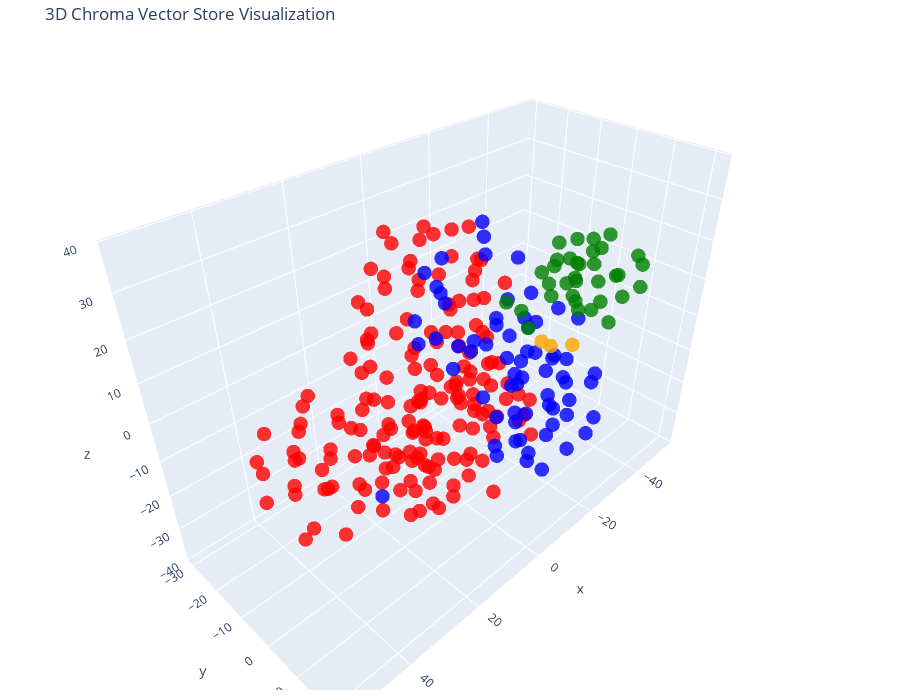

The cell this chart's notebook holds for it:
### Code cell
tsne = TSNE(n_components=3, random_state=42)
reduced_vectors = tsne.fit_transform(vectors)

# Create the 3D scatter plot
fig = go.Figure(data=[go.Scatter3d(
    x=reduced_vectors[:, 0],
    y=reduced_vectors[:, 1],
    z=reduced_vectors[:, 2],
    mode='markers',
    marker=dict(size=5, color=colors, opacity=0.8),
    text=[f"Type: {t}<br>Text: {d[:100]}..." for t, d in zip(doc_types, documents)],
    hoverinfo='text'
)])

fig.update_layout(
    title='3D Chroma Vector Store Visualization',
    scene=dict(xaxis_title='x', yaxis_title='y', zaxis_title='z'),
    width=900,
    height=700,
    margin=dict(r=10, b=10, l=10, t=40)
)

fig.show()

### Figure 1 — Plotly figure (JSON) as saved in the notebook; plotly's stock layout.template omitted (floating-point values rounded to 4 significant figures; data arrays with more than 128 entries replaced by an {"elided": "..."} marker saying what was removed)
{"data": [{"hoverinfo": "text", "marker": {"color": {"elided": "272 str values"}, "opacity": 0.8, "size": 5}, "mode": "markers", "text": {"elided": "272 str values"}, "type": "scatter3d", "x": {"elided": "272 float values"}, "y": {"elided": "272 float values"}, "z": {"elided": "272 float values"}}], "layout": {"height": 700, "margin": {"b": 10, "l": 10, "r": 10, "t": 40}, "scene": {"xaxis": {"title": {"text": "x"}}, "yaxis": {"title": {"text": "y"}}, "zaxis": {"title": {"text": "z"}}}, "title": {"text": "3D Chroma Vector Store Visualization"}, "width": 900}}
